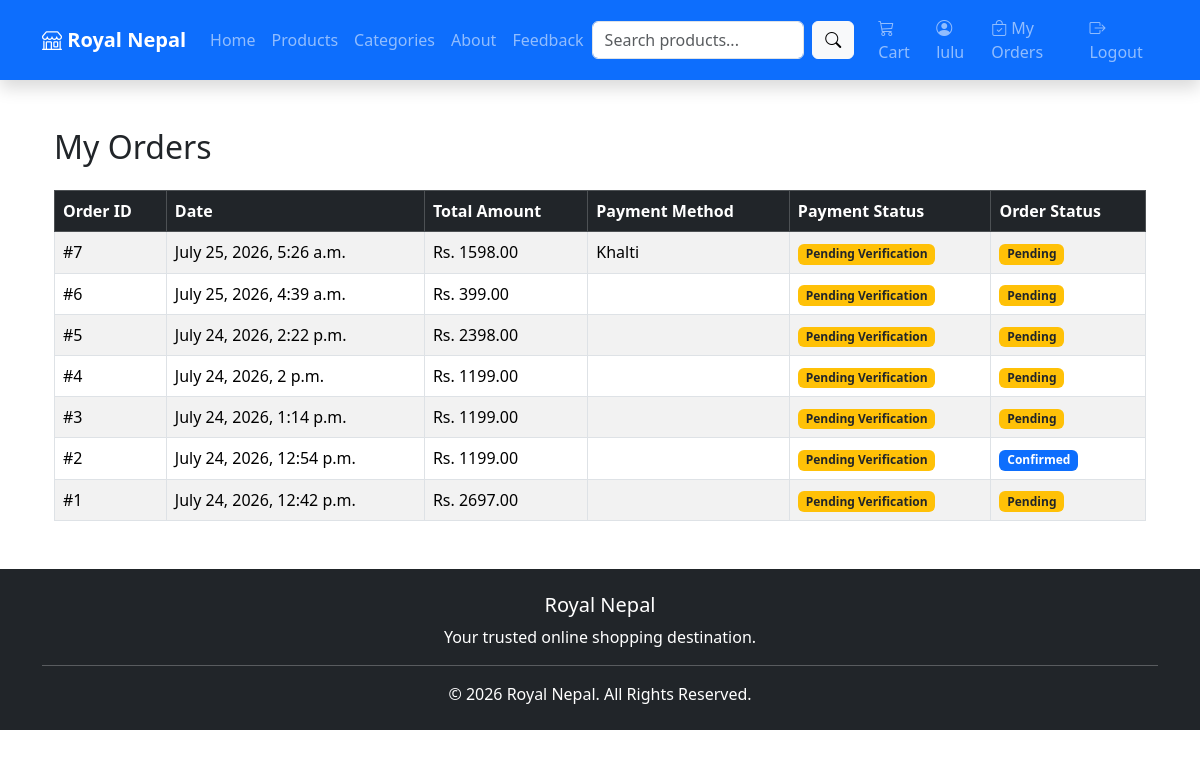
The app's page /orders/my-orders/ (signed in) with its own data.
### orders/models.py (models this page shows, shortened)
class Order(models.Model):
    STATUS_CHOICES = [
        ("Pending", "Pending"),
        ("Confirmed", "Confirmed"),
        ("Shipped", "Shipped"),
        ("Delivered", "Delivered"),
    ]
    user = models.ForeignKey(User, on_delete=models.CASCADE)
    full_name = models.CharField(max_length=100)
    phone = models.CharField(max_length=20)
    email = models.EmailField()
    address = models.TextField()
    total_amount = models.DecimalField(
        max_digits=10,
        decimal_places=2
    )
    status = models.CharField(
        max_length=20,
        choices=STATUS_CHOICES,
        default="Pending"
    )
    payment_method = models.CharField(
        max_length=20,
        blank=True
    )
    payment_screenshot = models.ImageField(
        upload_to="payments/",
        blank=True,
        null=True
    )
    payment_status = models.CharField(
        max_length=30,
        default="Pending Verification"
    )
    created_at = models.DateTimeField(
        auto_now_add=True
    )

### orders/views.py (the view)
# urls.py: path("my-orders/", views.my_orders, name="my_orders"),
@login_required
def my_orders(request):
    orders = Order.objects.filter(
        user=request.user
    ).order_by("-id")
    return render(
        request,
        "orders/my_orders.html",
        {
            "orders": orders
        }
    )

### templates/orders/my_orders.html
{% extends 'base.html' %}
{% block content %}
<div class="container mt-5">
    <h2 class="mb-4">
        My Orders
    </h2>
    {% if orders %}
    <table class="table table-bordered table-striped table-hover">
        <thead class="table-dark">
            <tr>
                <th>Order ID</th>
                <th>Date</th>
                <th>Total Amount</th>
                <th>Payment Method</th>
                <th>Payment Status</th>
                <th>Order Status</th>
            </tr>
        </thead>
        <tbody>
        {% for order in orders %}
        <tr>
            <td>#{{ order.id }}</td>
            <td>{{ order.created_at }}</td>
            <td>Rs. {{ order.total_amount }}</td>
            <td>{{ order.payment_method }}</td>
            <td>
                {% if order.payment_status == "Pending Verification" %}
                    <span class="badge bg-warning text-dark">
                        Pending Verification
                    </span>
                {% elif order.payment_status == "Verified" %}
                    <span class="badge bg-success">
                        Verified
                    </span>
                {% elif order.payment_status == "Rejected" %}
                    <span class="badge bg-danger">
                        Rejected
                    </span>
                {% else %}
                    <span class="badge bg-secondary">
                        {{ order.payment_status }}
                    </span>
                {% endif %}
            </td>
            <td>
                {% if order.status == "Pending" %}
                    <span class="badge bg-warning text-dark">
                        Pending
                    </span>
                {% elif order.status == "Confirmed" %}
                    <span class="badge bg-primary">
                        Confirmed
                    </span>
                {% elif order.status == "Shipped" %}
                    <span class="badge bg-info text-dark">
                        Shipped
                    </span>
                {% elif order.status == "Delivered" %}
                    <span class="badge bg-success">
                        Delivered
                    </span>
                {% else %}
                    <span class="badge bg-secondary">
                        {{ order.status }}
                    </span>
                {% endif %}
            </td>
        </tr>
        {% endfor %}
        </tbody>
    </table>
    {% else %}
        <div class="alert alert-info">
            <h5>No Orders Found</h5>
            <p>You haven't placed any orders yet.</p>
        </div>
    {% endif %}
</div>
{% endblock %}

### templates/base.html (shortened to what this page needs)
<!DOCTYPE html>
<html lang="en">
<head>
    <link href="https://cdn.jsdelivr.net/npm/bootstrap@5.3.7/dist/css/bootstrap.min.css" rel="stylesheet">
    <link rel="stylesheet" href="https://cdn.jsdelivr.net/npm/bootstrap-icons@1.13.1/font/bootstrap-icons.min.css">
</head>
<body>
<nav class="navbar navbar-expand-lg navbar-dark bg-primary shadow">
    <div class="container">
        <a class="navbar-brand fw-bold" href="/">
            <i class="bi bi-shop"></i> Royal Nepal
        </a>
        <div class="collapse navbar-collapse" id="navbarNav">
            <ul class="navbar-nav me-auto">
                <li class="nav-item">
                    <a class="nav-link" href="/">
                        Home
                    </a>
                </li>
                <li class="nav-item">
                    <a class="nav-link" href="/products/">
                        Products
                    </a>
                </li>
                <li class="nav-item">
    <a class="nav-link" href="{% url 'products' %}">
        Categories
    </a>
</li>
                <li class="nav-item">
                    <a class="nav-link" href="#">
                        About
                    </a>
                </li>
                <li class="nav-item">
                    <a class="nav-link" href="{% url 'feedback' %}">
                        Feedback
                    </a>
                </li>
            </ul>
            <form class="d-flex me-3"
                  method="GET"
                  action="{% url 'products' %}">
                <input
                    class="form-control me-2"
                    type="search"
                    name="q"
                    placeholder="Search products..."
                    value="{{ request.GET.q }}">
                <button
                    class="btn btn-light"
                    type="submit">
                    <i class="bi bi-search"></i>
                </button>
            </form>
            <ul class="navbar-nav">
                <li class="nav-item">
                    <a class="nav-link" href="{% url 'cart' %}">
                        <i class="bi bi-cart3"></i>
                        Cart
                    </a>
                </li>
                {% if user.is_authenticated %}
                <li class="nav-item">
                    <a class="nav-link" href="#">
                        <i class="bi bi-person-circle"></i>
                        {{ user.username }}
                    </a>
                </li>
                <li class="nav-item">
                    <a class="nav-link" href="{% url 'my_orders' %}">
                        <i class="bi bi-bag-check"></i>
                        My Orders
                    </a>
                </li>
                <li class="nav-item">
                    <a class="nav-link" href="{% url 'logout' %}">
                        <i class="bi bi-box-arrow-right"></i>
                        Logout
                    </a>
                </li>
                {% endif %}
            </ul>
        </div>
    </div>
</nav>
<div class="container mt-4">
    {% block content %}
    {% endblock %}
</div>
<footer class="bg-dark text-white mt-5">
    <div class="container text-center py-4">
        <h5>Royal Nepal</h5>
        <p>
            Your trusted online shopping destination.
        </p>
        <hr>
        <p class="mb-0">
            © 2026 Royal Nepal. All Rights Reserved.
        </p>
    </div>
</footer>
</body>
</html>

### records on screen
Order: id "7", created_at "July 25, 2026, 5:26 a.m.", total_amount "1598.00", payment_method "Khalti", shows "Pending Verification", status "Pending"
Order: id "6", created_at "July 25, 2026, 4:39 a.m.", total_amount "399.00", shows "Pending Verification", status "Pending"
Order: id "5", created_at "July 24, 2026, 2:22 p.m.", total_amount "2398.00", shows "Pending Verification", status "Pending"
Order: id "4", created_at "July 24, 2026, 2 p.m.", total_amount "1199.00", shows "Pending Verification", status "Pending"
Order: id "3", created_at "July 24, 2026, 1:14 p.m.", total_amount "1199.00", shows "Pending Verification", status "Pending"
Order: id "2", created_at "July 24, 2026, 12:54 p.m.", total_amount "1199.00", shows "Pending Verification", status "Confirmed"
Order: id "1", created_at "July 24, 2026, 12:42 p.m.", total_amount "2697.00", shows "Pending Verification", status "Pending"

### other values on screen
{{ user.username }} "lulu"
